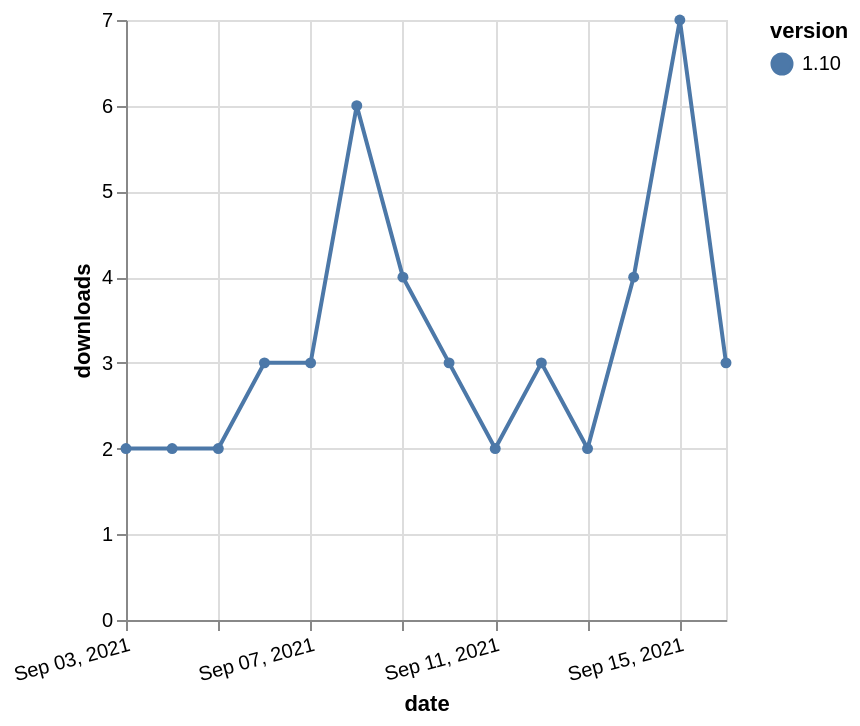

Describe this chart as a Vega-Lite specification.
### Vega-Lite specification from a JSON file in a GitHub repository (floating-point values rounded to 4 significant figures)
{"$schema": "https://vega.github.io/schema/vega-lite/v5.json", "description": "A simple bar chart with embedded data.", "data": {"values": [{"date": "2021-09-03", "total": 3113, "delta": 2, "version": "1.10"}, {"date": "2021-09-04", "total": 3115, "delta": 2, "version": "1.10"}, {"date": "2021-09-05", "total": 3117, "delta": 2, "version": "1.10"}, {"date": "2021-09-06", "total": 3120, "delta": 3, "version": "1.10"}, {"date": "2021-09-07", "total": 3123, "delta": 3, "version": "1.10"}, {"date": "2021-09-08", "total": 3129, "delta": 6, "version": "1.10"}, {"date": "2021-09-09", "total": 3133, "delta": 4, "version": "1.10"}, {"date": "2021-09-10", "total": 3136, "delta": 3, "version": "1.10"}, {"date": "2021-09-11", "total": 3138, "delta": 2, "version": "1.10"}, {"date": "2021-09-12", "total": 3141, "delta": 3, "version": "1.10"}, {"date": "2021-09-13", "total": 3143, "delta": 2, "version": "1.10"}, {"date": "2021-09-14", "total": 3147, "delta": 4, "version": "1.10"}, {"date": "2021-09-15", "total": 3154, "delta": 7, "version": "1.10"}, {"date": "2021-09-16", "total": 3157, "delta": 3, "version": "1.10"}]}, "width": "container", "mark": {"type": "line", "point": {"filled": true}}, "encoding": {"x": {"field": "date", "type": "temporal", "timeUnit": "yearmonthdate", "title": "date", "axis": {"labelAngle": -15}}, "y": {"field": "delta", "type": "quantitative", "title": "downloads"}, "color": {"field": "version", "type": "nominal"}, "tooltip": {"field": "delta"}}}
